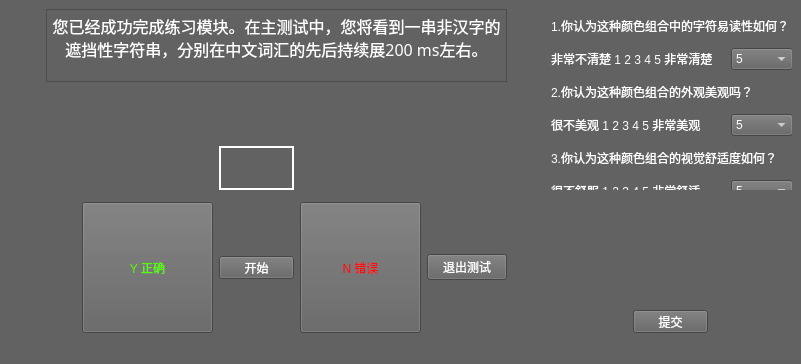
<?xml version="1.0" encoding="UTF-8"?>
<ui version="4.0">
 <class>MainWindow</class>
 <widget class="QMainWindow" name="MainWindow">
  <property name="geometry">
   <rect>
    <x>0</x>
    <y>0</y>
    <width>801</width>
    <height>363</height>
   </rect>
  </property>
  <property name="windowTitle">
   <string>MainWindow</string>
  </property>
  <property name="styleSheet">
   <string notr="true">background-color:rgb(98,98,98)</string>
  </property>
  <widget class="QWidget" name="centralwidget">
   <layout class="QVBoxLayout" name="verticalLayout">
    <item>
     <layout class="QGridLayout" name="gridLayout_2">
      <item row="0" column="0" rowspan="5">
       <widget class="QWidget" name="widget" native="true"/>
      </item>
      <item row="4" column="1">
       <widget class="QWidget" name="widget_2" native="true">
        <property name="minimumSize">
         <size>
          <width>0</width>
          <height>131</height>
         </size>
        </property>
        <property name="maximumSize">
         <size>
          <width>16777215</width>
          <height>131</height>
         </size>
        </property>
       </widget>
      </item>
      <item row="1" column="3">
       <widget class="QLabel" name="statusLabel">
        <property name="minimumSize">
         <size>
          <width>75</width>
          <height>52</height>
         </size>
        </property>
        <property name="maximumSize">
         <size>
          <width>75</width>
          <height>52</height>
         </size>
        </property>
        <property name="styleSheet">
         <string notr="true">color:rgb(255, 255, 255);
font-size:20</string>
        </property>
        <property name="text">
         <string/>
        </property>
        <property name="alignment">
         <set>Qt::AlignCenter</set>
        </property>
       </widget>
      </item>
      <item row="2" column="3" alignment="Qt::AlignHCenter">
       <widget class="QLabel" name="label">
        <property name="minimumSize">
         <size>
          <width>75</width>
          <height>44</height>
         </size>
        </property>
        <property name="maximumSize">
         <size>
          <width>75</width>
          <height>44</height>
         </size>
        </property>
        <property name="font">
         <font>
          <family>Adobe 宋体 Std L</family>
          <pointsize>14</pointsize>
         </font>
        </property>
        <property name="layoutDirection">
         <enum>Qt::LeftToRight</enum>
        </property>
        <property name="autoFillBackground">
         <bool>false</bool>
        </property>
        <property name="styleSheet">
         <string notr="true">color:rgb(255,255,255);
border:2px solid rgb(255,255,255);
font-size:14pt</string>
        </property>
        <property name="text">
         <string/>
        </property>
        <property name="alignment">
         <set>Qt::AlignCenter</set>
        </property>
       </widget>
      </item>
      <item row="0" column="6" rowspan="5">
       <widget class="QWidget" name="widget_5" native="true"/>
      </item>
      <item row="0" column="1" colspan="5">
       <widget class="QTextBrowser" name="textBrowser">
        <property name="minimumSize">
         <size>
          <width>0</width>
          <height>73</height>
         </size>
        </property>
        <property name="maximumSize">
         <size>
          <width>16777215</width>
          <height>73</height>
         </size>
        </property>
        <property name="font">
         <font>
          <family>楷体</family>
         </font>
        </property>
        <property name="styleSheet">
         <string notr="true"/>
        </property>
        <property name="html">
         <string>&lt;!DOCTYPE HTML PUBLIC &quot;-//W3C//DTD HTML 4.0//EN&quot; &quot;http://www.w3.org/TR/REC-html40/strict.dtd&quot;&gt;
&lt;html&gt;&lt;head&gt;&lt;meta name=&quot;qrichtext&quot; content=&quot;1&quot; /&gt;&lt;style type=&quot;text/css&quot;&gt;
p, li { white-space: pre-wrap; }
&lt;/style&gt;&lt;/head&gt;&lt;body style=&quot; font-family:'楷体'; font-size:9pt; font-weight:400; font-style:normal;&quot;&gt;
&lt;p align=&quot;center&quot; style=&quot; margin-top:0px; margin-bottom:0px; margin-left:0px; margin-right:0px; -qt-block-indent:0; text-indent:0px;&quot;&gt;&lt;span style=&quot; font-family:'SimSun'; font-size:12pt; color:#ffffff;&quot;&gt;您已经成功完成练习模块。在主测试中，您将看到一串非汉字的遮挡性字符串，分别在中文词汇的先后持续展200 ms左右。&lt;/span&gt;&lt;/p&gt;&lt;/body&gt;&lt;/html&gt;</string>
        </property>
       </widget>
      </item>
      <item row="4" column="4">
       <widget class="QPushButton" name="FalseButton">
        <property name="minimumSize">
         <size>
          <width>121</width>
          <height>131</height>
         </size>
        </property>
        <property name="styleSheet">
         <string notr="true">color:rgb(255, 12, 12)</string>
        </property>
        <property name="text">
         <string>N 错误</string>
        </property>
       </widget>
      </item>
      <item row="4" column="2">
       <widget class="QPushButton" name="trueButton">
        <property name="minimumSize">
         <size>
          <width>131</width>
          <height>131</height>
         </size>
        </property>
        <property name="styleSheet">
         <string notr="true">color:rgb(85, 255, 0)</string>
        </property>
        <property name="text">
         <string>Y 正确</string>
        </property>
       </widget>
      </item>
      <item row="4" column="5">
       <widget class="QPushButton" name="exitButton">
        <property name="styleSheet">
         <string notr="true">color:rgb(255,255,255)</string>
        </property>
        <property name="text">
         <string>退出测试</string>
        </property>
       </widget>
      </item>
      <item row="0" column="7" rowspan="3">
       <widget class="QWidget" name="quiz" native="true">
        <property name="minimumSize">
         <size>
          <width>242</width>
          <height>164</height>
         </size>
        </property>
        <widget class="QWidget" name="layoutWidget">
         <property name="geometry">
          <rect>
           <x>1</x>
           <y>1</y>
           <width>242</width>
           <height>271</height>
          </rect>
         </property>
         <layout class="QGridLayout" name="gridLayout">
          <item row="0" column="0" colspan="2">
           <widget class="QLabel" name="label_2">
            <property name="maximumSize">
             <size>
              <width>240</width>
              <height>16</height>
             </size>
            </property>
            <property name="styleSheet">
             <string notr="true">color:rgb(255, 255, 255)</string>
            </property>
            <property name="text">
             <string>1.你认为这种颜色组合中的字符易读性如何？</string>
            </property>
           </widget>
          </item>
          <item row="1" column="0">
           <widget class="QLabel" name="label_3">
            <property name="minimumSize">
             <size>
              <width>174</width>
              <height>16</height>
             </size>
            </property>
            <property name="styleSheet">
             <string notr="true">color:rgb(255, 255, 255)</string>
            </property>
            <property name="text">
             <string>非常不清楚 1 2 3 4 5 非常清楚</string>
            </property>
           </widget>
          </item>
          <item row="1" column="1">
           <widget class="QComboBox" name="comboBox">
            <property name="styleSheet">
             <string notr="true">color:rgb(255, 255, 255)</string>
            </property>
            <item>
             <property name="text">
              <string>5</string>
             </property>
            </item>
            <item>
             <property name="text">
              <string>4</string>
             </property>
            </item>
            <item>
             <property name="text">
              <string>3</string>
             </property>
            </item>
            <item>
             <property name="text">
              <string>2</string>
             </property>
            </item>
            <item>
             <property name="text">
              <string>1</string>
             </property>
            </item>
           </widget>
          </item>
          <item row="2" column="0" colspan="2">
           <widget class="QLabel" name="label_8">
            <property name="maximumSize">
             <size>
              <width>204</width>
              <height>16</height>
             </size>
            </property>
            <property name="styleSheet">
             <string notr="true">color:rgb(255, 255, 255)</string>
            </property>
            <property name="text">
             <string>2.你认为这种颜色组合的外观美观吗？</string>
            </property>
           </widget>
          </item>
          <item row="3" column="0">
           <widget class="QLabel" name="label_4">
            <property name="maximumSize">
             <size>
              <width>162</width>
              <height>16</height>
             </size>
            </property>
            <property name="styleSheet">
             <string notr="true">color:rgb(255, 255, 255)</string>
            </property>
            <property name="text">
             <string>很不美观 1 2 3 4 5 非常美观</string>
            </property>
           </widget>
          </item>
          <item row="3" column="1">
           <widget class="QComboBox" name="comboBox_2">
            <property name="styleSheet">
             <string notr="true">color:rgb(255, 255, 255)</string>
            </property>
            <item>
             <property name="text">
              <string>5</string>
             </property>
            </item>
            <item>
             <property name="text">
              <string>4</string>
             </property>
            </item>
            <item>
             <property name="text">
              <string>3</string>
             </property>
            </item>
            <item>
             <property name="text">
              <string>2</string>
             </property>
            </item>
            <item>
             <property name="text">
              <string>1</string>
             </property>
            </item>
           </widget>
          </item>
          <item row="4" column="0" colspan="2">
           <widget class="QLabel" name="label_9">
            <property name="maximumSize">
             <size>
              <width>228</width>
              <height>16</height>
             </size>
            </property>
            <property name="styleSheet">
             <string notr="true">color:rgb(255, 255, 255)</string>
            </property>
            <property name="text">
             <string>3.你认为这种颜色组合的视觉舒适度如何？</string>
            </property>
           </widget>
          </item>
          <item row="5" column="0">
           <widget class="QLabel" name="label_5">
            <property name="maximumSize">
             <size>
              <width>162</width>
              <height>16</height>
             </size>
            </property>
            <property name="styleSheet">
             <string notr="true">color:rgb(255, 255, 255)</string>
            </property>
            <property name="text">
             <string>很不舒服 1 2 3 4 5 非常舒适</string>
            </property>
           </widget>
          </item>
          <item row="5" column="1">
           <widget class="QComboBox" name="comboBox_3">
            <property name="styleSheet">
             <string notr="true">color:rgb(255, 255, 255)</string>
            </property>
            <item>
             <property name="text">
              <string>5</string>
             </property>
            </item>
            <item>
             <property name="text">
              <string>4</string>
             </property>
            </item>
            <item>
             <property name="text">
              <string>3</string>
             </property>
            </item>
            <item>
             <property name="text">
              <string>2</string>
             </property>
            </item>
            <item>
             <property name="text">
              <string>1</string>
             </property>
            </item>
           </widget>
          </item>
          <item row="6" column="0" colspan="2">
           <widget class="QLabel" name="label_10">
            <property name="maximumSize">
             <size>
              <width>204</width>
              <height>16</height>
             </size>
            </property>
            <property name="styleSheet">
             <string notr="true">color:rgb(255, 255, 255)</string>
            </property>
            <property name="text">
             <string>4.你对这种颜色组好的喜好程度如何？</string>
            </property>
           </widget>
          </item>
          <item row="7" column="0">
           <widget class="QLabel" name="label_6">
            <property name="maximumSize">
             <size>
              <width>156</width>
              <height>16</height>
             </size>
            </property>
            <property name="styleSheet">
             <string notr="true">color:rgb(255, 255, 255)</string>
            </property>
            <property name="text">
             <string>很不喜欢 1 2 3 4 5非常喜欢</string>
            </property>
           </widget>
          </item>
          <item row="7" column="1">
           <widget class="QComboBox" name="comboBox_4">
            <property name="styleSheet">
             <string notr="true">color:rgb(255, 255, 255)</string>
            </property>
            <item>
             <property name="text">
              <string>5</string>
             </property>
            </item>
            <item>
             <property name="text">
              <string>4</string>
             </property>
            </item>
            <item>
             <property name="text">
              <string>3</string>
             </property>
            </item>
            <item>
             <property name="text">
              <string>2</string>
             </property>
            </item>
            <item>
             <property name="text">
              <string>1</string>
             </property>
            </item>
           </widget>
          </item>
         </layout>
        </widget>
       </widget>
      </item>
      <item row="4" column="3">
       <widget class="QPushButton" name="start_confirm_button">
        <property name="maximumSize">
         <size>
          <width>75</width>
          <height>23</height>
         </size>
        </property>
        <property name="styleSheet">
         <string notr="true">color:rgb(255,255,255)</string>
        </property>
        <property name="text">
         <string>开始</string>
        </property>
       </widget>
      </item>
      <item row="4" column="7" alignment="Qt::AlignHCenter|Qt::AlignBottom">
       <widget class="QPushButton" name="commitButton">
        <property name="maximumSize">
         <size>
          <width>75</width>
          <height>23</height>
         </size>
        </property>
        <property name="styleSheet">
         <string notr="true">color:rgb(255, 255, 255)</string>
        </property>
        <property name="text">
         <string>提交</string>
        </property>
       </widget>
      </item>
     </layout>
    </item>
   </layout>
  </widget>
  <widget class="QStatusBar" name="statusbar"/>
 </widget>
 <resources/>
 <connections/>
</ui>
